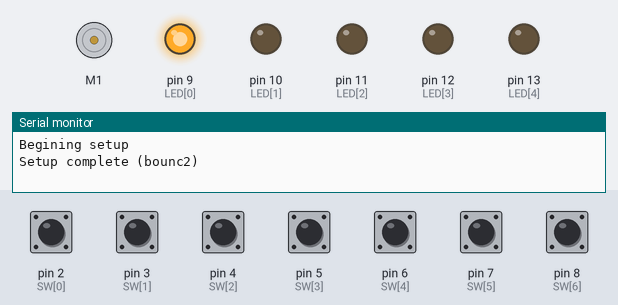
Recording of a sketch running on a simulated Arduino Uno, built with avr-gcc and run on an emulated ATmega328P. Parts: DC motor (green arrow = forward, orange = backward, longer = faster), output pins drawn as LEDs (lit = HIGH), the last lines printed to the serial monitor. The test bench sets the inputs (shaded band); at power-on: pin 2 (SW[0]), pin 3 (SW[1]), pin 4 (SW[2]), pin 5 (SW[3]), pin 6 (SW[4]), pin 7 (SW[5]), pin 8 (SW[6]) HIGH.

Above: at 1.2 s.
1.3 s: pin 2 (SW[0]) pulled LOW for 0.15 s
At 1.49 s:
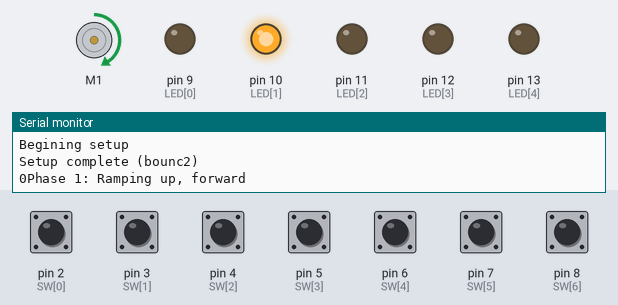
4.3 s: pin 4 (SW[2]) pulled LOW for 0.15 s
At 5.0 s:
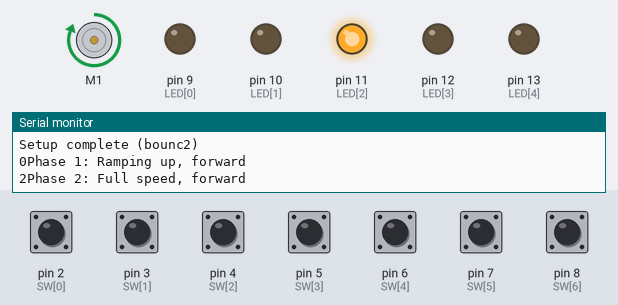
5.9 s: pin 5 (SW[3]) pulled LOW for 0.15 s
At 6.05 s:
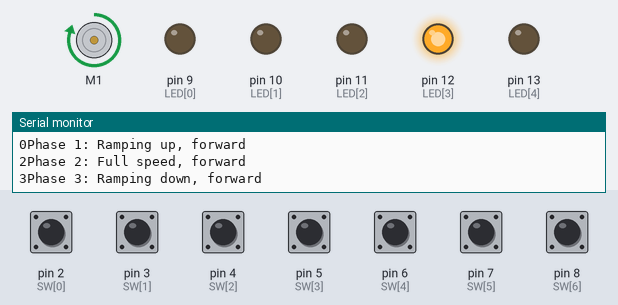
8.9 s: pin 6 (SW[4]) pulled LOW for 0.15 s
At 9.7 s:
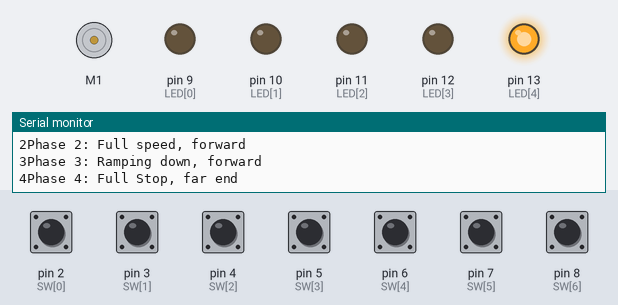
10.5 s: pin 7 (SW[5]) pulled LOW for 0.15 s
At 10.66 s:
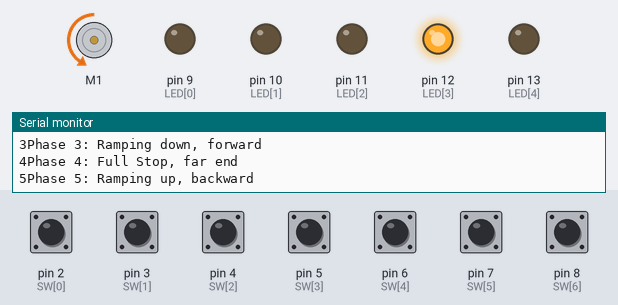
13.5 s: pin 5 (SW[3]) pulled LOW for 1 s
At 13.8 s:
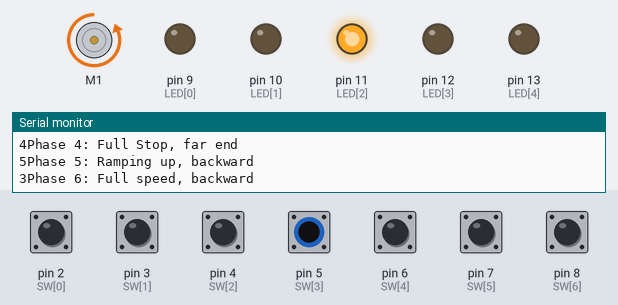
Timing chart, 0 to 16.5 s (numbered marks = the images above; inputs shaded):
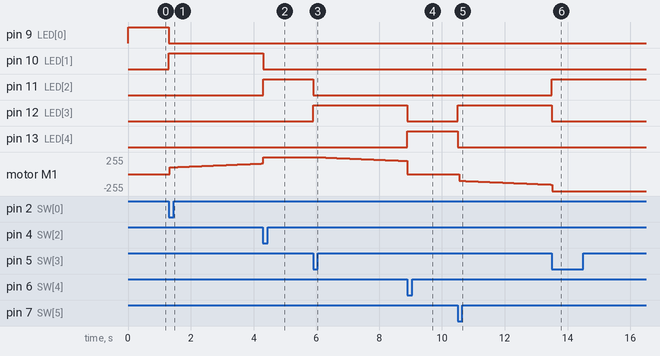

Measured:
- after the input at 1.3 s, pin 9 (LED[0]): HIGH → LOW at once; pin 10 (LED[1]): LOW → HIGH at once; motor M1: moves from stopped to forward 158/255 over 2.9 s, starting at once
- after the input at 4.3 s, pin 10 (LED[1]): HIGH → LOW at once; pin 11 (LED[2]): LOW → HIGH at once
- after the input at 5.9 s, pin 11 (LED[2]): HIGH → LOW at once; pin 12 (LED[3]): LOW → HIGH at once; motor M1: moves from forward 255/255 to forward 197/255 over 2.9 s, starting at once
- after the input at 8.9 s, pin 12 (LED[3]): HIGH → LOW at once; pin 13 (LED[4]): LOW → HIGH at once
- after the input at 10.5 s, pin 12 (LED[3]): LOW → HIGH at once; pin 13 (LED[4]): HIGH → LOW at once; motor M1: moves from stopped to backward 158/255 over 2.9 s, starting after 0.05 s
- after the input at 13.5 s, pin 11 (LED[2]): LOW → HIGH at once; pin 12 (LED[3]): HIGH → LOW at once

The sketch:

main.ino
```cpp
#include <Bounce2.h>

#include <Wire.h>
#include <Adafruit_MotorShield.h>

Adafruit_MotorShield AFMS = Adafruit_MotorShield();
Adafruit_DCMotor *M1 = AFMS.getMotor(1);
int M1s; // Motor_1_speed

int phase; // 0 := at begining, 1 := ramping up, 2:= full speed forward, 3:= ramping down, 4 := at end,
// 5:= ramping up, 6:= full speed back, 7 := ramping down,
int i; // all perpuse iterator

unsigned long t; // time since commencment
unsigned long last; // time since last count
int interval = 50; // count interval

int SW[] = {2,3,4,5,6,7,8};
int LED[] = {9,10,11,12,13};
int nSW = sizeof(SW) / sizeof(int);
int nLED = sizeof(LED) / sizeof(int);
int ramp;

Bounce * sw = new Bounce[nSW];

void setup() {
  Serial.begin(9600);
  Serial.println("Begining setup");
  AFMS.begin();

  for(i = 0; i < nSW; i++) {
//    pinMode(SW[i], INPUT_PULLUP);
    sw[i].attach(SW[i], INPUT_PULLUP);
    sw[i].interval(1);
  }
  for(i = 0; i < nLED; i++) {
    pinMode(LED[i], OUTPUT);
  }
  phase = 0;
  Serial.println("Setup complete (bounc2)");
  illuminate(0);
}

void loop() {
 for(i = 0; i< nSW; i++) {
//    if(digitalRead(SW[i]) == LOW) {
//      depressed(i);
//    }
    sw[i].update();
    if(sw[i].fell()) {
      depressed(i);
    }
  }

  t = millis();
  if(t - last > interval) {
    last = t;
    M1s = M1s + ramp;
    M1->setSpeed(M1s);
    if(M1s < 100 || M1s >= 255) {
      ramp = 0;
    }
  }
}

void depressed(int sw) {
   Serial.print(sw);
   switch(sw){
     case 6:
      emergencyStop(6);
      break;
     case 0:
      buttonZero();
      break;
     case 1:
      buttonOne();
      break;
     case 2:
      buttonTwo();
      break;
     case 3:
      buttonThree();
      break;
     case 4:
      buttonFour();
      break;
     case 5:
      buttonFive();
      break;
     default:
      M1->run(RELEASE);
      M1s = 0;
      ramp = 0;
      Serial.println("Error: invalid phase");
      break;
   }
}

void buttonZero() {
  if (phase == 0) {
    phase = 1;
    Serial.println("Phase 1: Ramping up, forward");
    illuminate(1);
    M1->run(FORWARD);
    M1s = 100;
    ramp = 1;
  }
}

void buttonOne() {
  if (phase == 7) {
    phase = 0;
    Serial.println("Phase 0; Full stop, near end");
    illuminate(0);
    M1->run(RELEASE);
    M1s = 0;
    ramp = 0;
  }
}

void buttonTwo() {
  if (phase == 1) {
    phase = 2;
    Serial.println("Phase 2: Full speed, forward");
    illuminate(2);
    M1s = 255;
    ramp = 0;
  } else if (phase == 6) {
    phase = 7;
    Serial.println("Phase 7: Ramping down, backward");
    illuminate(1);
    ramp = -1;
  }
}

void buttonThree() {
  if (phase == 2) {
    phase = 3;
    Serial.println("Phase 3: Ramping down, forward");
    illuminate(3);
    ramp = -1;
  } else if (phase == 5) {
    phase = 6;
    Serial.println("Phase 6: Full speed, backward");
    illuminate(2);
    M1s = 255;
    ramp = 0;
  }
}

void buttonFour() {
  if (phase == 3) {
    phase = 4;
    Serial.println("Phase 4: Full Stop, far end");
    illuminate(4);
    M1->run(RELEASE);
    M1s = 0;
    ramp = 0;
  }
}

void buttonFive() {
  if (phase == 4) {
    phase = 5;
    Serial.println("Phase 5: Ramping up, backward");
    illuminate(3);
    M1->run(BACKWARD);
    M1s = 100;
    ramp = 1;
  }
}

void emergencyStop(int wrongButton) {
  M1->run(RELEASE);
  M1s = 0;
  ramp = 0;
  Serial.print("Emergency stop in phase: ");
  Serial.println(phase);
  Serial.print("Button pressed: ");
  Serial.println(wrongButton);
  phase = 0;
}

void illuminate( int n) {
  for( i = 0; i < nLED; i++) {
    if( i == n) {
      digitalWrite(LED[i], HIGH);
    } else {
      digitalWrite(LED[i], LOW);
    }
  }
//  if( n == 2) {
//    digitalWrite(LED[3], HIGH);
//  }
}
```
